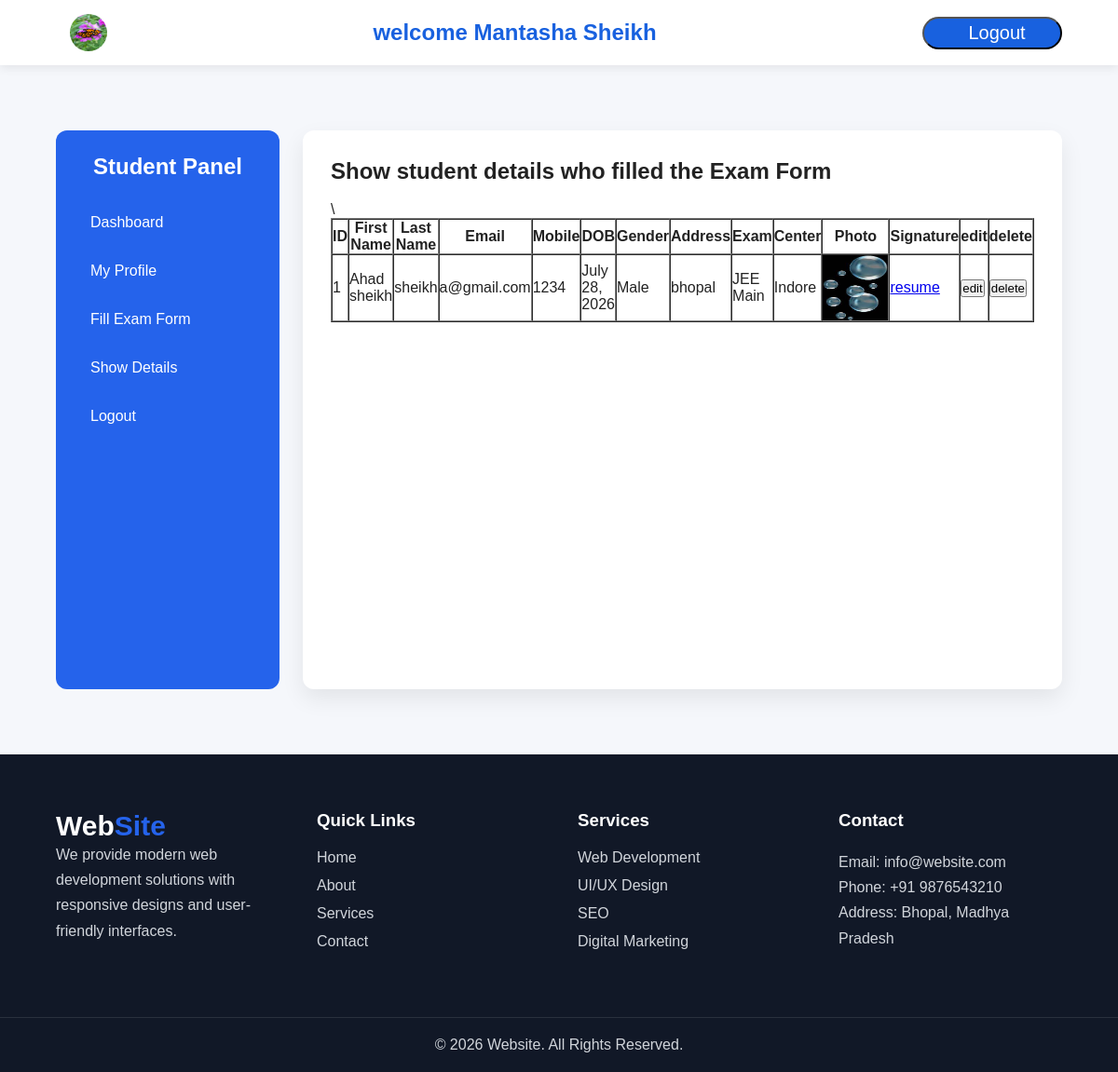
Page /show_details/ (signed in) on the committed database.
### app/models.py (models this page shows, shortened)
class Student(models.Model):
    CITY_CHOICES = (
        ('Bhopal', 'Bhopal'),
        ('Indore', 'Indore'),
        ('Delhi', 'Delhi'),
        ('Mumbai', 'Mumbai'),
        ('Pune', 'Pune'),
    )
    GENDER_CHOICES = (
        ('Male', 'Male'),
        ('Female', 'Female'),
        ('Other', 'Other'),
    )
    QUALIFICATION_CHOICES = (
        ('10th', '10th'),
        ('12th', '12th'),
        ('Diploma', 'Diploma'),
        ('BCA', 'BCA'),
        ('B.Tech', 'B.Tech'),
        ('MCA', 'MCA'),
        ('M.Tech', 'M.Tech'),
        ('Other', 'Other'),
    )
    name = models.CharField(max_length=100)
    email = models.EmailField(unique=True)
    city = models.CharField(max_length=20, choices=CITY_CHOICES)
    image = models.ImageField(upload_to='student_images/')
    resume = models.FileField(upload_to='student_resume/')
    password = models.CharField(max_length=100)
    gender = models.CharField(max_length=10, choices=GENDER_CHOICES)
    qualification = models.CharField(max_length=20, choices=QUALIFICATION_CHOICES)
    description = models.TextField(blank=True, null=True)

class ExamForm(models.Model):
    first_name = models.CharField(max_length=100)
    last_name = models.CharField(max_length=100)
    email = models.EmailField()
    mobile = models.CharField(max_length=10)
    dob = models.DateField()
    gender = models.CharField(max_length=10)
    address = models.TextField()
    exam = models.CharField(max_length=20)
    exam_center = models.CharField(max_length=20)
    photograph = models.ImageField(upload_to='photos/')
    signature = models.ImageField(upload_to='signatures/')
    created_at = models.DateTimeField(auto_now_add=True)
    updated_at = models.DateTimeField(auto_now=True)

### app/views.py (the view)
# urls.py: path('show_details/', views.show_details, name='show_details'),
def show_details(req):
    if 'user_id' in req.session:
        Exam_data = ExamForm.objects.all()
        user_data = Student.objects.get(id=req.session.get('user_id'))
        return render(req,  'show_details.html' , {'Exam_data':Exam_data , 'data':user_data})
    return redirect('login')

### app/templates/show_details.html
{% extends 'subbase.html' %}
{% block dashboard_content %}
<h2>Show student details who filled the Exam Form</h2><br>
<table border="1" cellpadding="10" cellspacing="0" width="100%">
    <tr>
        <th>ID</th>
        <th>First Name</th>
        <th>Last Name</th>
        <th>Email</th>
        <th>Mobile</th>
        <th>DOB</th>
        <th>Gender</th>
        <th>Address</th>
        <th>Exam</th>
        <th>Center</th>
        <th>Photo</th>
        <th>Signature</th>
        <th>edit</th>\
        <th>delete</th>
    </tr>
    {% for student in Exam_data %}
    <tr>
        <td>{{ forloop.counter}}</td>
        <td>{{ student.first_name }}</td>
        <td>{{ student.last_name }}</td>
        <td>{{ student.email }}</td>
        <td>{{ student.mobile }}</td>
        <td>{{ student.dob }}</td>
        <td>{{ student.gender }}</td>
        <td>{{ student.address }}</td>
        <td>{{ student.exam }}</td>
        <td>{{ student.exam_center }}</td>
        <td>
            <img src="{{ student.photograph.url }}" width="70" height="70">
        </td>
        <td>
            <a href="{{ student.signature.url }}" download >resume</a>
        </td>
        <td><a href="{% url 'edit' pk=student.id %}"><button type="submit">edit</button></a></td>
        <td><a href="{% url 'delete' pk=student.id %}"><button type="submit">delete</button></a></td>
    </tr>
    {% empty %}
    <tr>
        <td colspan="12" align="center">No Student Found</td>
    </tr>
    {% endfor %}
</table>
{% endblock %}

### app/templates/base.html (shortened to what this page needs)
{% load static %}
<head>
    <link rel="stylesheet" href="{% static 'css/base.css' %}">
    {% block style %}
    {% endblock %}
</head>
<body>
  <header>
    <nav>
         {% if not data %}
        <h1>Web<span>Site</span></h1>
        <ul class="nav-links">
            <li><a href="{% url 'home' %}">Home</a></li>
            <li><a href="{% url 'about' %}">About</a></li>
            <li><a href="{% url 'contact' %}">Contact</a></li>
            <li><a href="{% url 'service' %}">Services</a></li>
        </ul>
        {% else %}
        <img src="{{data.image.url}}" alt="Logo" style="width: 40px; height: 40px; border-radius: 50%; margin-left: 15px;">
        <h2 style="font-weight: bold ;color: rgb(24, 97, 223);">welcome  {{data.name}} </h2>
        {% endif %}
        {% if not data %}
        <div class="buttons">
            <button class="btn-register"><a href="{% url 'register' %}">Register</a></button>
            <button class="btn-login"><a href="{% url 'login' %}">Login</a></button>
        </div>
        {% else %}
        <div>
            <button style="background-color: rgb(24, 97, 223); height: 35px; width: 150px;border-radius: 20px;display: flex;justify-content: center;align-items: center;padding-left:10px ;"><a href="{% url 'logout' %}" style="color:white; text-decoration:none; font-size: 20px">Logout</a></button>
        </div>
        {% endif %}
    </nav>
  </header>
  <main>
    {% block content %} {% endblock content %}
  </main>
    <footer>
        <div class="footer-container">
            <div class="footer-section">
                <h2 class="logo">Web<span>Site</span></h2>
                <p>
                    We provide modern web development solutions with responsive
                    designs and user-friendly interfaces.
                </p>
            </div>
            <div class="footer-section">
                <h3>Quick Links</h3>
                <ul>
                    <li><a href="#">Home</a></li>
                    <li><a href="#">About</a></li>
                    <li><a href="#">Services</a></li>
                    <li><a href="#">Contact</a></li>
                </ul>
            </div>
           <div class="footer-section">
                <h3>Services</h3>
                <ul>
                    <li><a href="#">Web Development</a></li>
                    <li><a href="#">UI/UX Design</a></li>
                    <li><a href="#">SEO</a></li>
                    <li><a href="#">Digital Marketing</a></li>
                </ul>
            </div>
            <div class="footer-section">
                <h3>Contact</h3>
                <p>Email: info@website.com</p>
                <p>Phone: +91 9876543210</p>
                <p>Address: Bhopal, Madhya Pradesh</p>
            </div>
        </div>
        <div class="footer-bottom">
            <p>&copy; 2026 Website. All Rights Reserved.</p>
        </div>
    </footer>
</body>

### app/static/css/base.css (style rules this page uses)
* { margin:0; padding:0; box-sizing:border-box; font-family:Arial, Helvetica, sans-serif; }
body { background:#f5f7fb; color:#222; display:flex; flex-direction:column; min-height:100vh; }
header { width:100%; background:#ffffff; box-shadow:0 3px 10px rgba(0,0,0,.08); position:sticky; top:0; z-index:1000; }
nav { width:90%; max-width:1200px; margin:auto; height:70px; display:flex; justify-content:space-between; align-items:center; }
.logo { font-size:30px; font-weight:bold; }
.logo span { color:#2563eb; }
main { flex:1; width:90%; max-width:1200px; margin:40px auto; }
footer { background:#111827; color:white; margin-top:auto; }
.footer-container { width:90%; max-width:1300px; margin:auto; padding:60px 0; display:grid; grid-template-columns:repeat(auto-fit,minmax(220px,1fr)); gap:40px; }
.footer-section h3 { margin-bottom:20px; }
.footer-section p { line-height:1.7; color:#d1d5db; }
.footer-section ul { list-style:none; }
.footer-section ul li { margin-bottom:12px; }
.footer-section ul li a { text-decoration:none; color:#d1d5db; }
.footer-bottom { text-align:center; padding:20px; border-top:1px solid rgba(255,255,255,.1); color:#d1d5db; }

### rows in the picture
Student: image (picture), name "Mantasha Sheikh"
ExamForm: first_name "Ahad sheikh", last_name "sheikh", email "a@gmail.com", mobile "1234", dob "July 28, 2026", gender "Male", address "bhopal", exam "JEE Main", exam_center "Indore", photograph (picture)
